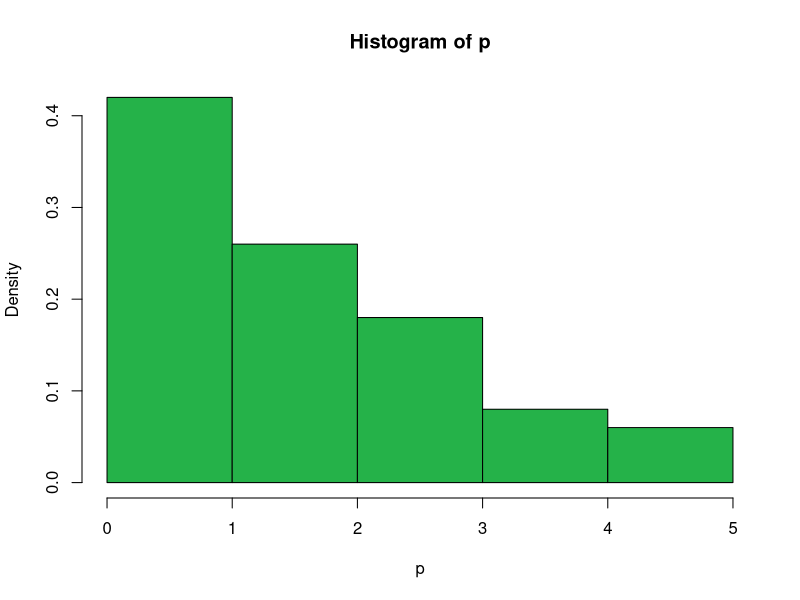
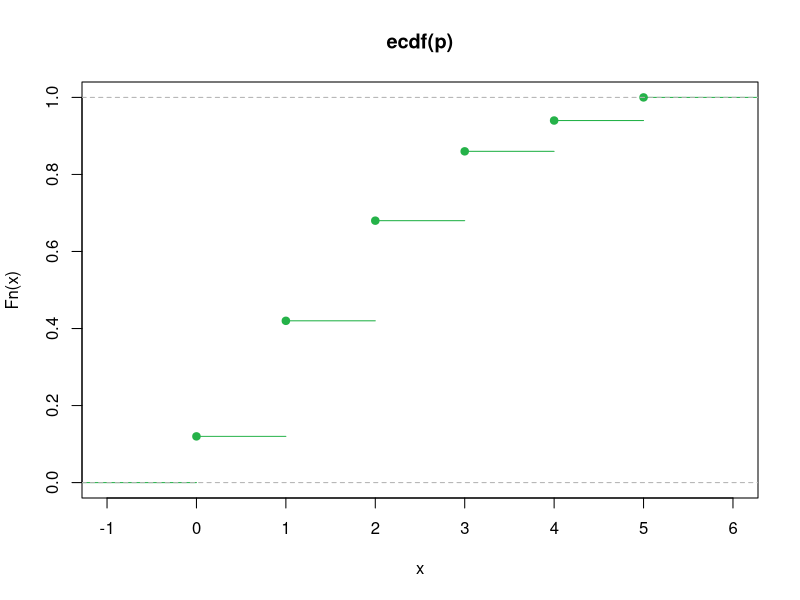

Write the R code that produced these figures, in order.
set.seed(5)
n<-50
l<-2
p<-c()
k<-1
while (k<=n) 
{
	e<-exp(-2)
	u<-runif(1,0,1)
	i<-0
	f<-e
	while(1)
	{
	if(u<f)
		{
		p[k]<-i
		k<-k+1
		break;
		}
		e<-(2*e)/(i+1)
		f<-f+e
		i<-i+1
	}
}

print(p)
png('Q2_PMDF.png')
hist(p,freq=FALSE,col="#25B249",border="#000000")
dev.off()
png('Q2_ECDF.png')
plot(ecdf(p),freq=FALSE,col="#25B249",border="#000000")
dev.off()
